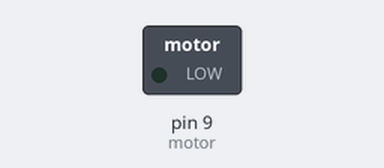
This sketch was run on a simulated Arduino Uno, built with avr-gcc and run on an emulated ATmega328P. Parts: switched loads named in the sketch (green lamp = pin HIGH).

Above: at 1.6 s.
At 3.4 s:
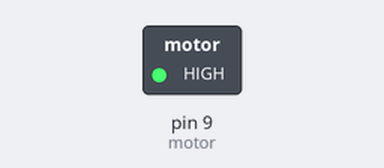
Timing chart, 0 to 6.8 s (numbered marks = the images above):
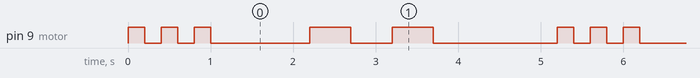

The sketch:

vibration_motor_pattern.ino
```cpp
// trying a more complex vibration pattern

int motor = 9;

void setup() {
  pinMode(motor, OUTPUT);
}

void loop() {
  for(int i = 0; i < 3; i++) {
    digitalWrite(motor, HIGH);
    delay(200);
    digitalWrite(motor, LOW);
    delay(200);
  }
  delay(1000);

  for(int i = 0; i < 2; i++) {
    digitalWrite(motor, HIGH);
    delay(500);
    digitalWrite(motor, LOW);
    delay(500);
  }
  delay(1000);
} 
```

Measured:
- by itself, pin 9 (motor): repeats every 5.2 s: 2 × (LOW 0.20 s, HIGH 0.20 s), LOW 1.2 s, HIGH 0.50 s, LOW 0.50 s, HIGH 0.50 s, LOW 1.5 s, HIGH 0.20 s
- by itself, everything shown: repeats every 5.2 s, in 10 steps
